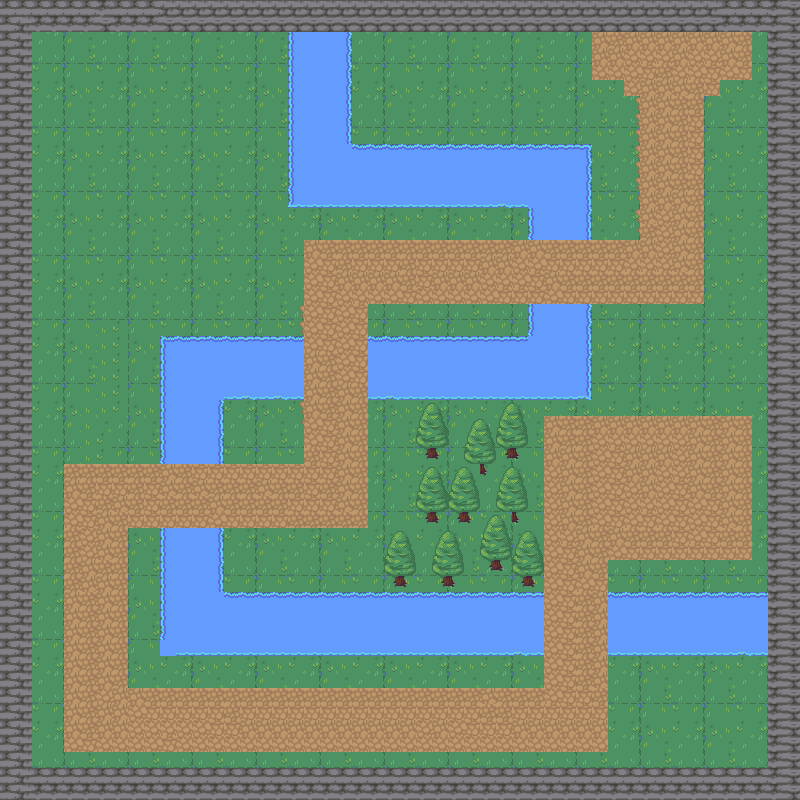

Tiled map render using the project's own tile images. Description and the map definition, with tile-layer contents summarised, below:
An orthogonal 50x50 tile map with 16x16 px tiles, 4 tile layers (background, walls, Water, path), 2 tilesets and 1 object (player).

<map version="1.8" tiledversion="1.8.5" orientation="orthogonal" renderorder="right-down" width="50" height="50" tilewidth="16" tileheight="16" infinite="0" nextlayerid="7" nextobjectid="7">
 <tileset firstgid="1" source="nature.tsx" />
 <tileset firstgid="721" source="nature.tsx" />
 <layer id="1" name="background" width="50" height="50">
  <data>[2500 cells, 2500 non-empty, 20 distinct tile ids]</data>
 </layer>
 <layer id="2" name="walls" width="50" height="50">
  <data>[2500 cells, 384 non-empty, 4 distinct tile ids]</data>
 </layer>
 <layer id="3" name="Water" width="50" height="50">
  <data>[2500 cells, 466 non-empty, 24 distinct tile ids]</data>
 </layer>
 <layer id="4" name="path" width="50" height="50">
  <data>[2500 cells, 693 non-empty, 14 distinct tile ids]</data>
 </layer>
 <objectgroup id="6" name="Objects">
  <object id="6" name="player" x="668" y="98">
   <point />
  </object>
 </objectgroup>
</map>
